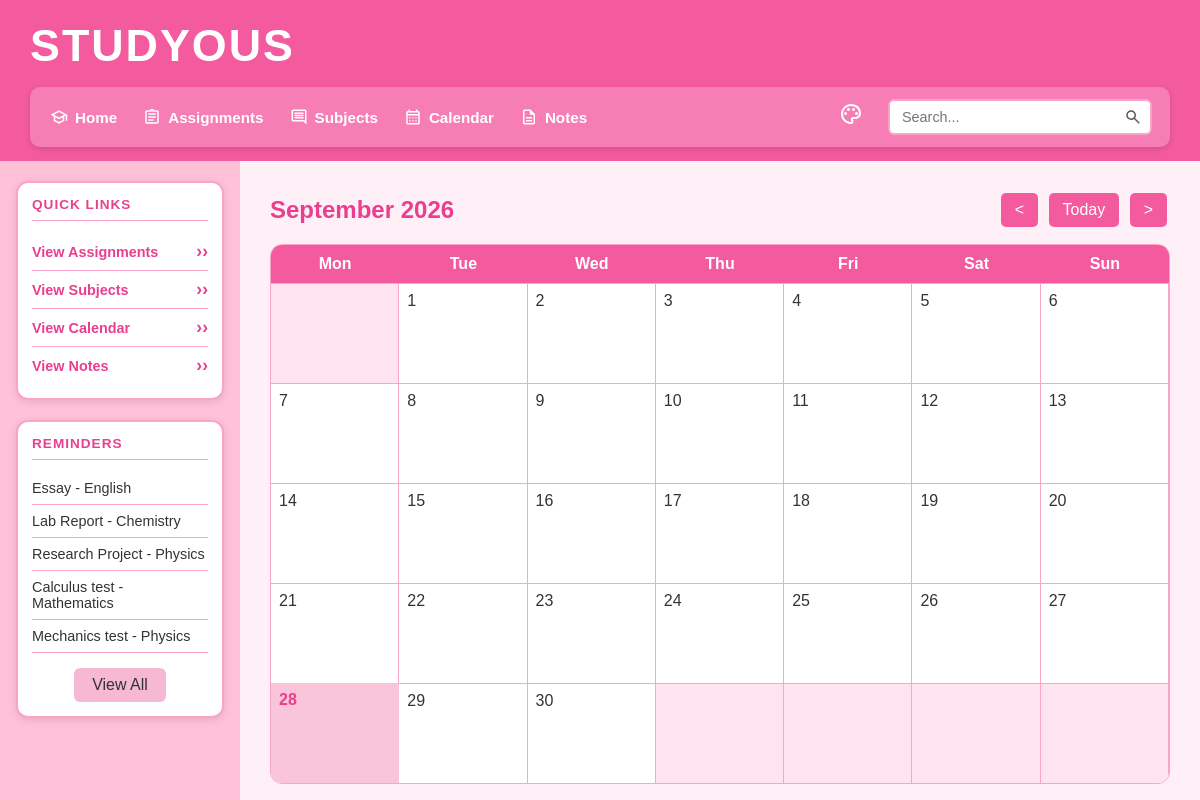
/calendar, run on the app's committed database.
### tables this page shows
CREATE TABLE assignments (id INTEGER PRIMARY KEY AUTOINCREMENT, subject_id INTEGER REFERENCES subjects (id) NOT NULL, user_id INTEGER REFERENCES users (id) NOT NULL, assignment_name TEXT NOT NULL, due_date TEXT (19) NOT NULL, priority TEXT NOT NULL CHECK ((priority IN ('Low', 'Medium', 'High'))), status TEXT (25) DEFAULT ('Not Started'), notes TEXT, created_at TEXT (19));

CREATE TABLE subjects (id INTEGER PRIMARY KEY AUTOINCREMENT, subject_name TEXT NOT NULL UNIQUE, teacher_name TEXT NOT NULL, room TEXT, credits INTEGER CHECK ((credits > 0)));

### main.py (the view)
@app.route("/calendar")
def calendar():
    month = request.args.get("month", type=int)
    year = request.args.get("year", type=int)
    today = datetime.today()
    if month is None or year is None:
        month = today.month
        year = today.year
    today_day = today.day
    today_month = today.month
    today_year = today.year
    change = request.args.get("change")
    if change == "next":
        month += 1
        if month == 13:
            month = 1
            year += 1
    elif change == "previous":
        month -= 1
        if month == 0:
            month = 12
            year -= 1
    month_days = cal.monthcalendar(year, month)
    month_name = cal.month_name[month]
    return render_template(
        "calendar.html",
        month=month,
        year=year,
        month_name=month_name,
        month_days=month_days,
        today_day=today_day,
        today_month=today_month,
        today_year=today_year,
    )

### main.py (called while the page is built)
def create_connection(db_file):
    try:
        connection = sqlite3.connect(db_file)
        return connection
    except Error as e:
        print(e)
    return None

def get_reminders():
    query = """
        SELECT assignments.id,
               assignments.assignment_name,
               subjects.subject_name,
               assignments.due_date,
               assignments.priority,
               assignments.status
        FROM assignments
        JOIN subjects
        ON assignments.subject_id = subjects.id
        WHERE assignments.status != 'Completed'
        ORDER BY assignments.due_date ASC
        LIMIT 5
    """
    con = create_connection(DATABASE)
    cur = con.cursor()
    cur.execute(query)
    rows = cur.fetchall()
    con.close()
    return rows

@app.context_processor
def inject_reminders():
    return {"reminders": get_reminders()}

### templates/calendar.html
{% extends "base.html" %}
{% block main %}
<div class="calendar">
    <div class="calendar-header">
        <h2>{{ month_name }} {{ year }}</h2>
        <div>
            <a class="calendar-button" href="/calendar?month={{ month }}&year={{ year }}&change=previous">
                &lt;
            </a>
            <a class="calendar-button" href="/calendar">
                Today
            </a>
            <a class="calendar-button" href="/calendar?month={{ month }}&year={{ year }}&change=next">
                &gt;
            </a>
        </div>
    </div>
    <div class="calendar-grid">
        <div class="day-name">Mon</div>
        <div class="day-name">Tue</div>
        <div class="day-name">Wed</div>
        <div class="day-name">Thu</div>
        <div class="day-name">Fri</div>
        <div class="day-name">Sat</div>
        <div class="day-name">Sun</div>
        {% for week in month_days %}
            {% for day in week %}
                {% if day == 0 %}
                    <div class="day other-month"></div>
                {% else %}
                    {% if day == today_day and month == today_month and year == today_year %}
                        <div class="day today">
                            {{ day }}
                        </div>
                    {% else %}
                        <div class="day">
                            {{ day }}
                        </div>
                    {% endif %}
                {% endif %}
            {% endfor %}
        {% endfor %}
    </div>
</div>
{% endblock %}

### templates/base.html (shortened to what this page needs)
<!DOCTYPE html>
<html lang="en">
<head>
    <link type="text/css" rel="stylesheet" href="/static/css/style.css">
</head>
<body class="theme-{{ request.cookies.get('theme', 'pink') }}">
    <header class="top-header">
        <h1 class="site-title">Studyous</h1>
        <div class="header-row">
            <div class="nav-bar">
                <nav class="main-nav">
                    <ul>
                        <li>
                            <a href="/">
                                <img src="/static/images/home.svg"
                                     alt="Home"
                                     class="nav-icon">
                                Home
                            </a>
                        </li>
                        <li>
                            <a href="/assignments">
                                <img src="/static/images/assignments.svg"
                                     alt="Assignments"
                                     class="nav-icon">
                                Assignments
                            </a>
                        </li>
                        <li>
                            <a href="/subjects">
                                <img src="/static/images/subjects.svg"
                                     alt="Subjects"
                                     class="nav-icon">
                                Subjects
                            </a>
                        </li>
                        <li>
                            <a href="/calendar">
                                <img src="/static/images/calendar.svg"
                                     alt="Calendar"
                                     class="nav-icon">
                                Calendar
                            </a>
                        </li>
                        <li>
                            <a href="/notes">
                                <img src="/static/images/notes.svg"
                                     alt="Notes"
                                     class="nav-icon">
                                Notes
                            </a>
                        </li>
                    </ul>
                </nav>
                <div class="theme-menu">
                    <span class="theme-icon">
                    </span>
                </div>
                <form class="search-form" method="POST" action="/search">
                    <div class="search-box">
                        <input type="text"
                               name="search"
                               id="search"
                               placeholder="Search...">
                    </div>
                </form>
            </div>
        </div>
    </header>
    <div class="body-container">
        <aside class="sidebar">
            <section class="sidebar-box">
                <h2>Quick Links</h2>
                <ul class="quick-links">
                    <li>
                        <a href="/assignments">View Assignments</a>
                    </li>
                    <li>
                        <a href="/subjects">View Subjects</a>
                    </li>
                    <li>
                        <a href="/calendar">View Calendar</a>
                    </li>
                    <li>
                        <a href="/notes">View Notes</a>
                    </li>
                </ul>
            </section>
            <section class="sidebar-box">
                <h2>Reminders</h2>
                <ul class="reminders">
                    {% for reminder in reminders %}
                    <li>
                        <a href="/reminders?id={{ reminder[0] }}">
                            {{ reminder[1] }} - {{ reminder[2] }}
                        </a>
                    </li>
                    {% endfor %}
                    <a href="/reminders" class="view-all-button">
                        View All
                    </a>
                </ul>
            </section>
        </aside>
        <main>
            {% block main %}{% endblock %}
        </main>
    </div>
</body>
</html>

### data on the page
assignments: assignment_name "Essay", subject_name "English"
assignments: assignment_name "Lab Report", subject_name "Chemistry"
assignments: assignment_name "Research Project", subject_name "Physics"
assignments: assignment_name "Calculus test", subject_name "Mathematics"
assignments: assignment_name "Mechanics test", subject_name "Physics"

### other printed values
{{ month_name }} "September"
{{ year }} "2026"
{{ day }} "1" "2" "3" "4" "5" "6" "7" "8" "9" "10" "11" "12" "13" "14" "15" "16" "17" "18" "19" "20" "21" "22" "23" "24" "25" "26" "27" "29" "30"
{{ day }} "28"
